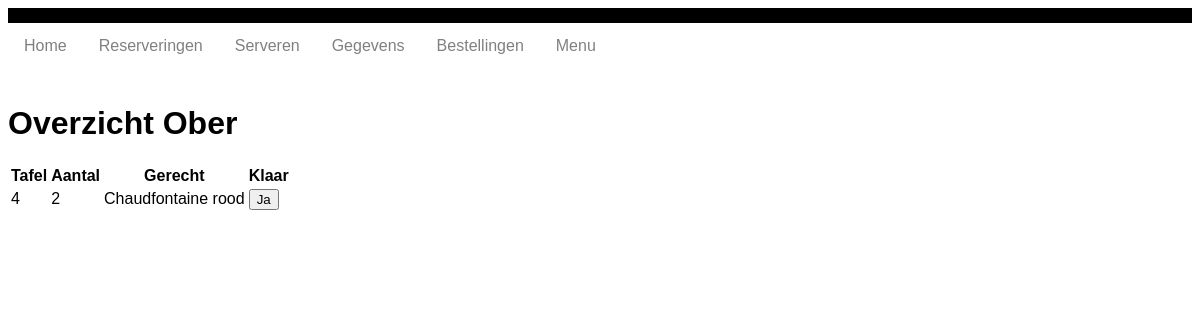
The page /ober.php on the database its author committed.
### tables this page shows
CREATE TABLE `bestellingen` (
  `ID` int(11) NOT NULL,
  `Reservering_ID` int(11) NOT NULL,
  `Menuitem_ID` int(11) NOT NULL,
  `Aantal` int(11) DEFAULT NULL,
  `Geserveerd` tinyint(4) DEFAULT 0,
  `Klaar` tinyint(4) DEFAULT 0
);

CREATE TABLE `reserveringen` (
  `ID` int(11) NOT NULL,
  `Tafel` int(11) NOT NULL,
  `Datum` date NOT NULL,
  `Tijd` time NOT NULL,
  `Klant_ID` int(11) NOT NULL,
  `Aantal` int(11) NOT NULL,
  `Status` tinyint(4) NOT NULL DEFAULT 1,
  `Datum_toegevoegd` timestamp NOT NULL DEFAULT current_timestamp(),
  `Allergieen` text DEFAULT NULL,
  `Opmerkingen` text DEFAULT NULL
);

CREATE TABLE `menuitems` (
  `ID` int(11) NOT NULL,
  `Code` varchar(4) DEFAULT NULL,
  `Naam` varchar(30) DEFAULT NULL,
  `Gerechtsoort_ID` int(11) NOT NULL,
  `Prijs` decimal(6,2) NOT NULL
);

### database.php (called while the page is built, shortened)
<?php
class database{
    private $db;
    function __construct(){
        $this->db_server = 'localhost';
        $this->db_username = 'root';
        $this->db_password = '';
        $this->db_name = 'excellenttaste';
        $dsn = "mysql:host=$this->db_server;dbname=$this->db_name;charset=utf8mb4";
        $options = [
            PDO::ATTR_ERRMODE            => PDO::ERRMODE_EXCEPTION,
            PDO::ATTR_DEFAULT_FETCH_MODE => PDO::FETCH_ASSOC,
            PDO::ATTR_EMULATE_PREPARES   => false,
        ];
        try {
             $this->db = new PDO($dsn, $this->db_username, $this->db_password, $options);
        } catch (\PDOException $e) {
             throw new \PDOException($e->getMessage(), (int)$e->getCode());
        }
    }
    public function select($statement, $named_placeholder){
        $statement = $this->db->prepare($statement);
        $statement->execute($named_placeholder);
        $result = $statement->fetchAll(PDO::FETCH_ASSOC);
        return $result;
    }
}
?>

### ober.php (the view, shortened to what this page needs)
<?php
    include 'database.php';
    $db = new database();
    $overzicht_ober = $db->select("SELECT bestellingen.ID AS bestelid, reserveringen.Tafel, bestellingen.Aantal, menuitems.Naam, bestellingen.Geserveerd, bestellingen.Klaar FROM `bestellingen` INNER JOIN reserveringen ON bestellingen.Reservering_ID = reserveringen.ID INNER JOIN menuitems ON bestellingen.Menuitem_ID = menuitems.ID INNER JOIN gerechtsoorten ON menuitems.Gerechtsoort_ID = gerechtsoorten.ID INNER JOIN gerechtcategorieen ON gerechtsoorten.Gerechtcategorie_ID = gerechtcategorieen.ID WHERE bestellingen.Klaar = 1 AND bestellingen.Geserveerd = 0",[]);
    if (!empty($overzicht_ober)) {
        $row_data = array_values($overzicht_ober);
    }
?>
<!DOCTYPE html>
<head>
	<link rel="stylesheet" type="text/css" href="style.css">
</head>
<body>
	<?php include_once 'navigatie.php'; ?>
	<h1>Overzicht Ober</h1>
	<?php if (!empty($overzicht_ober)) { ?>
		<table>
			<thead>
				<tr>
					<th>Tafel</th>
					<th>Aantal</th>
					<th>Gerecht</th>
					<th>Klaar</th>
				</tr>
			</thead>
			<tbody>
				<?php foreach ($row_data AS $data) { ?>
					<tr>
						<td><?php echo $data["Tafel"]?></td>
						<td><?php echo $data["Aantal"]?></td>
						<td><?php echo $data["Naam"]?></td>
						<?php if ($data["Geserveerd"] == 0) { ?>
							<form method="post">
								<td><button type="submit" name="gereed">Ja</button><td>
							</form>
						<?php }?>
					</tr>
				<?php } ?>
			</tbody>
		</table>
	<?php }else{
		echo "<h3>Producten zijn nog niet klaar</h3>";
	} ?>
</body>
</html>

### navigatie.php (style rules this page uses)
body { font-family: Arial, Helvetica, sans-serif; }

### rows shown on the page
bestellingen: Reservering_ID.Tafel "4", Aantal "2", Menuitem_ID.Naam "Chaudfontaine rood"
